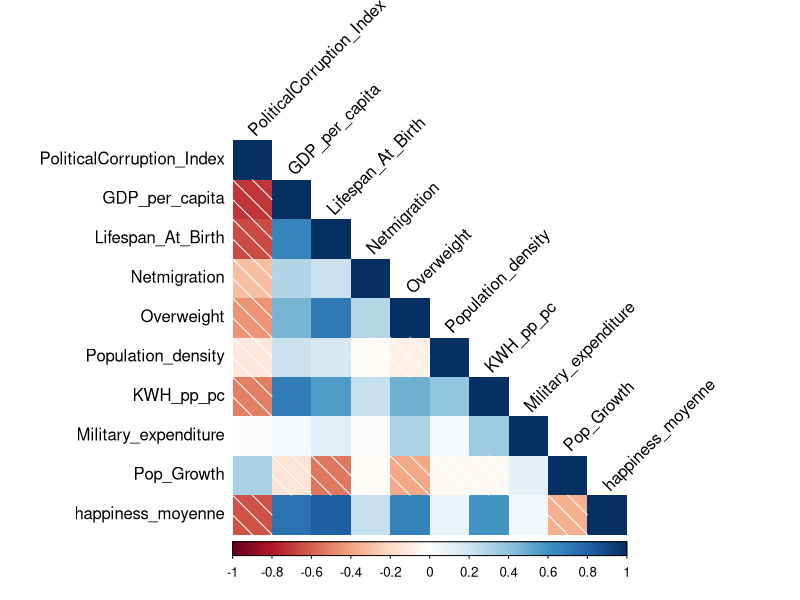
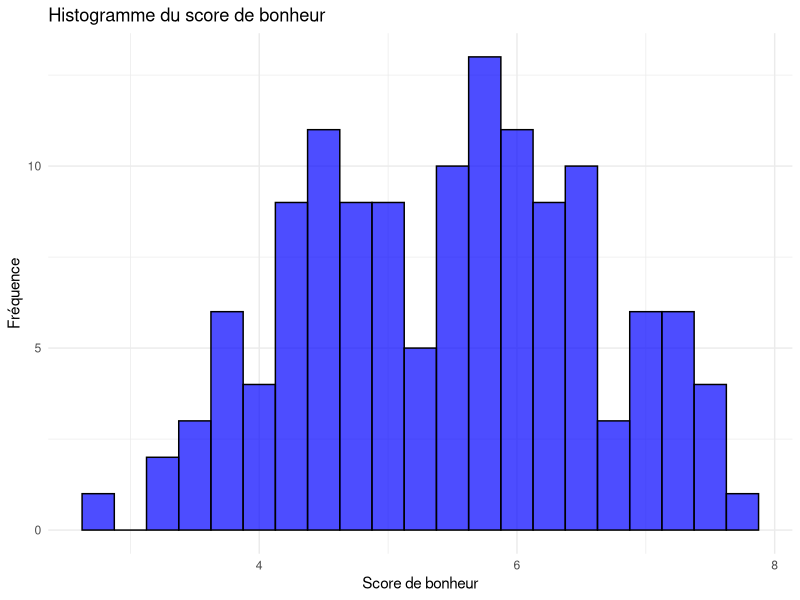
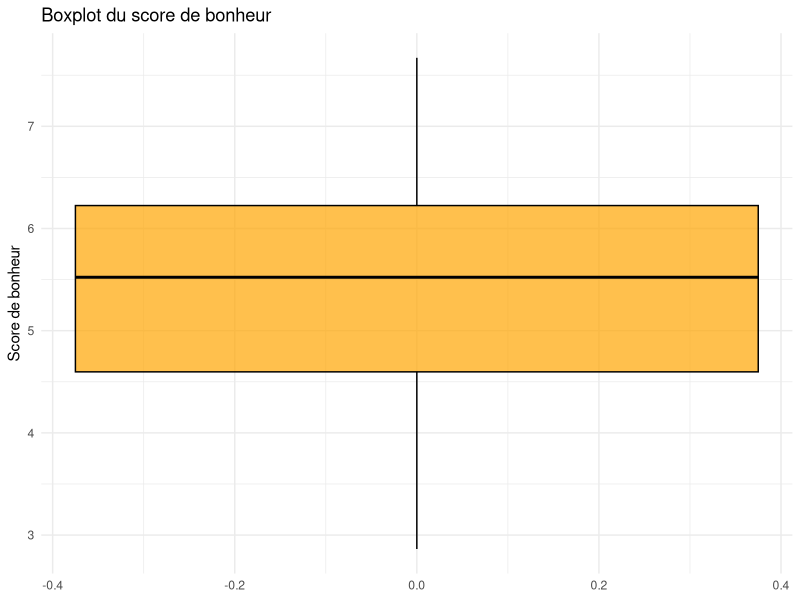
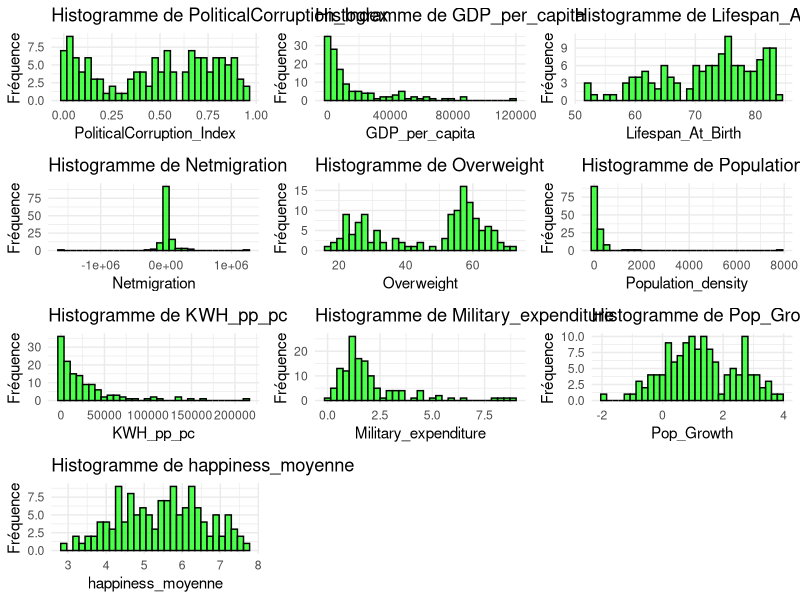

These figures' R source, in order:
## ---- chunk 1
knitr::opts_chunk$set(cache = TRUE) #Activer le cache des chunks pour accélérer les recompilations
options("install.lock"=FALSE) #Désactiver le verrouillage d’installation des packages
setwd(dirname(rstudioapi::getActiveDocumentContext()$path)) ## configure le chemin du dossier automatiquement
## ---- chunk 2
# import des données
data = read.csv(file = 'Econometrie/projet/donnees.csv')[,-1]
summary(data)
head(data)
## ---- chunk 3
# corrplot
library(corrplot)
# analyse sans Country.name et Code
corrplot(cor(data[,-c(1,2)]), method="shade", type = "lower", tl.col="black", tl.srt=45)
## ---- chunk 4
library(psych)
describe(data[,-c(1,2)])
## ---- chunk 5
library(ggplot2)
# histogramme de la variable cible
ggplot(data, aes(x=happiness_moyenne)) +
  geom_histogram(binwidth=0.25, fill="blue", color="black", alpha=0.7) +
  labs(title="Histogramme du score de bonheur", x="Score de bonheur", y="Fréquence") +
  theme_minimal()
## ---- chunk 6
# boxplot de la variable cible
ggplot(data, aes(y=happiness_moyenne)) +
  geom_boxplot(fill="orange", color="black", alpha=0.7) +
  labs(title="Boxplot du score de bonheur", y="Score de bonheur") +
  theme_minimal()
## ---- chunk 7
plots <- list()

for (i in 3:ncol(data)) {
  p <- ggplot(data, aes_string(x=data[[i]])) +
    geom_histogram(binwidth=diff(range(data[[i]]))/30, fill="green", color="black", alpha=0.7) +
    labs(title=paste("Histogramme de", colnames(data)[i]), x=colnames(data)[i], y="Fréquence") +
    theme_minimal()
  plots[[i-2]] <- p
}

library(gridExtra)
do.call("grid.arrange", c(plots, ncol=3))
